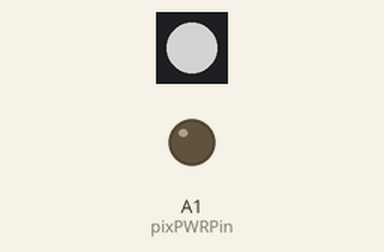
This sketch was run on a simulated Arduino Uno, built with avr-gcc and run on an emulated ATmega328P. Shown: 1 RGB LEDs in strip order, left to right, output pins drawn as LEDs (lit = HIGH). Dim RGB values are drawn brighter than linear; sleep ends after the set time or at an interrupt; what the sketch prints to the serial monitor is not drawn.

Above: at 0.1 s.
At 4.1 s:
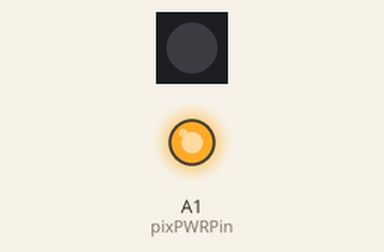
At 24.83 s:
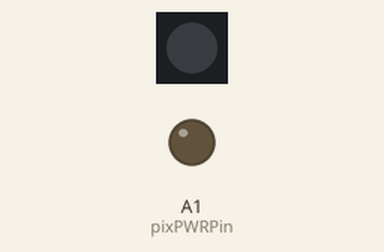
At 28.48 s:
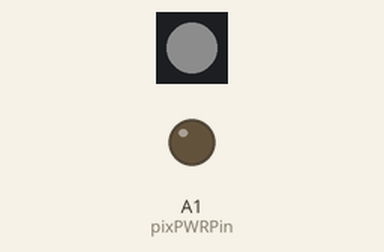
Timing chart, 0 to 30.1 s (numbered marks = the images above):
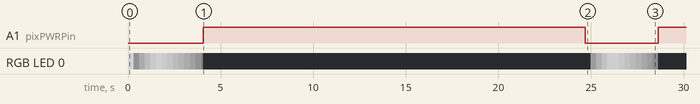

Measured:
- by itself, A1 (pixPWRPin): HIGH → LOW at 24.7 s, → HIGH 4.0 s later
- by itself, RGB LED 0: off → RGB(126, 126, 126) at 0.00 s, → RGB(19, 19, 19) 0.30 s later, → RGB(48, 48, 48) 0.30 s later, → RGB(76, 76, 76) 0.30 s later, … (28 changes in this stretch)

The sketch:

pokeball_breezing.ino
```cpp
// (licence header left out)
#include <avr/sleep.h>
#include <avr/power.h>
#include <avr/wdt.h>
#include <Adafruit_NeoPixel.h>

// Utility macros to reduce current consumption
// http://www.technoblogy.com/show?KX0
#define adc_disable() (ADCSRA &= ~(1<<ADEN)) // disable ADC (before power-off)
#define adc_enable()  (ADCSRA |=  (1<<ADEN)) // re-enable ADC

#define DEBUG true
#define SOUND true  // true: turn sound on, false: turn sound off for testing silently

#define PIXEL_COUNT 1
#define MAX_SLEEP_ITERATIONS 3

const int piezoPin = 3;
const int pixelPin = 10; // somehow A0 doesn't work...??
// A0 works fine on Arduino Uno. But not on ATmega328 on a breadboard with 8MHz internal clock
// v1.1 hardware must implement jumper wire from Pin 10 to A0
const int pixPWRPin = A1;
const int modePins[] = {6, 5}; // use pin 10 for neopixel

int sleepIterations = 0;
volatile bool watchdogActivated = false;

// Parameter 1 = number of pixels in strip,  neopixel stick has 8
// Parameter 2 = pin number (most are valid)
// Parameter 3 = pixel type flags, add together as needed:
//   NEO_RGB     Pixels are wired for RGB bitstream
//   NEO_GRB     Pixels are wired for GRB bitstream, correct for neopixel stick
//   NEO_KHZ400  400 KHz bitstream (e.g. FLORA pixels)
//   NEO_KHZ800  800 KHz bitstream (e.g. High Density LED strip), correct for neopixel stick
Adafruit_NeoPixel strip = Adafruit_NeoPixel(PIXEL_COUNT, pixelPin, NEO_GRB + NEO_KHZ800);
int brightness = 126;

// Define watchdog timer interrupt.
ISR(WDT_vect)
{
  // Set the watchdog activated flag.
  // Note that you shouldn't do much work inside an interrupt handler.
  watchdogActivated = true;
}

void go_sleep(){
  Serial.println(F("Going to sleep!"));
  lightOFF();
  digitalWrite(pixPWRPin, HIGH);  // cut power for neopixel
  noInterrupts(); // disable interrupts i.e. cli();
  set_sleep_mode(SLEEP_MODE_PWR_DOWN);
  sleep_enable(); // Set the SE (sleep enable) bit.
  //attachInterrupt(1, sleep_isr, RISING);
  sleep_bod_disable();
  interrupts(); // enable interrupts i.e. sei();
  sleep_cpu();  // Put the device into sleep mode. The SE bit must be set beforehand, and it is recommended to clear it afterwards.

  /* wake up here */
  sleep_disable();
  //digitalWrite(pixPWRPin, LOW);  // turn on to begin LOW: ON, HIGH: OFF
  interrupts(); // end of some_condition
  Serial.println(F("I'm awake!"));
  //init_vals();
}

void setup() {
  Serial.begin(115200);
  Serial.println(F("### Breezing Pokeball ###"));
  pinMode(A0, INPUT); // using A0 to control neopixel didn't work somehow...
  digitalWrite(A0, LOW); // make sure internal pullup is not set

  pinMode(piezoPin, INPUT);
  pinMode(pixPWRPin, OUTPUT);
  digitalWrite(pixPWRPin, LOW);  // turn on to begin
  adc_disable();  // turn off ADC circuit to reduce current consumption in sleep
  strip.begin();
  strip.setBrightness(brightness);
  strip.setPixelColor(0, 255,255,255);
  strip.show();
  delay(100);
  strip.setPixelColor(0,0,0,0);
  strip.show(); // Initialize all pixels to 'off'
  Serial.println(F("Neopixel OFF"));
  digitalWrite(pixPWRPin, HIGH);  // cut power for neopixel

  // Below taken from
  // https://github.com/tdicola/Low_Power_Wifi_Datalogger/blob/master/Example_2_Power_Down_Sleep/Example_2_Power_Down_Sleep.ino

  // Setup the watchdog timer to run an interrupt which
  // wakes the Arduino from sleep every 8 seconds.

  // Note that the default behavior of resetting the Arduino
  // with the watchdog will be disabled.

  // This next section of code is timing critical, so interrupts are disabled.
  // See more details of how to change the watchdog in the ATmega328P datasheet
  // around page 50, Watchdog Timer.
  noInterrupts();

  // Set the watchdog reset bit in the MCU status register to 0.
  MCUSR &= ~(1<<WDRF);

  // Set WDCE and WDE bits in the watchdog control register.
  WDTCSR |= (1<<WDCE) | (1<<WDE);

  // Set watchdog clock prescaler bits to a value of 8 seconds.
  WDTCSR = (1<<WDP0) | (1<<WDP3);

  // Enable watchdog as interrupt only (no reset).
  WDTCSR |= (1<<WDIE);

  // Enable interrupts again.
  interrupts();
  breeze_once();
}

void loop() {
  if (watchdogActivated){
    watchdogActivated = false;
    sleepIterations += 1;
    if (sleepIterations >= MAX_SLEEP_ITERATIONS){
      sleepIterations = 0;
      breeze_once();
    }
  }
  go_sleep();
}

void breeze_once(){
  digitalWrite(pixPWRPin, LOW);  // turn on to begin
  Serial.println(F("Neopixel ON"));
  for (int i=0; i<=255; i++){
    //Serial.println(i);
    strip.setPixelColor(0, i, i, i);
    strip.show();
    delay(5);
  }
  for (int i=255; i>=0; i--){
    //Serial.println(i);
    strip.setPixelColor(0, i, i, i);
    strip.show();
    delay(10);
  }
  digitalWrite(pixPWRPin, HIGH);  // cut power for neopixel
  Serial.println(F("Neopixel OFF"));
  delay(100);
}

void lightOFF(){
  for (int i=0; i<PIXEL_COUNT; i++){
    strip.setPixelColor(i, 0,0,0);
  }
  strip.show();
}
```
